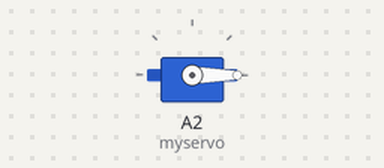
This sketch was run on a simulated Arduino Uno, built with avr-gcc and run on an emulated ATmega328P. Shown: servo.

Above: at 0.05 s.
At 0.95 s:
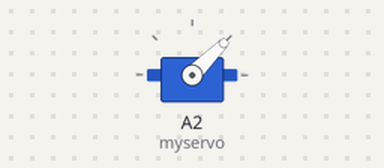
At 1.85 s:
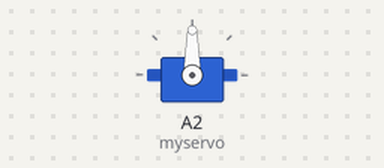
At 3.7 s:
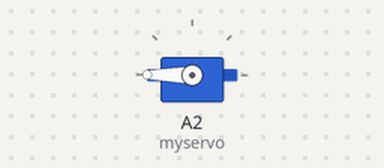
Timing chart, 0 to 8.5 s (numbered marks = the images above):
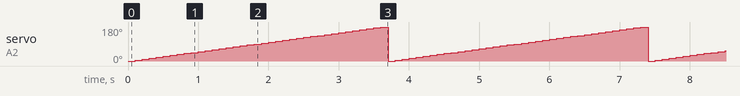

The sketch:

ServoMotor.ino
```cpp
/*
 Controlling a servo position
Connect :
- brown cable to GND
- Red Cable to V_bus (5V from USB)
- Orange to A2

*/

#include <Servo.h>

Servo myservo;  // create servo object to control a servo

void setup() {
  myservo.attach(A2);  // attaches the servo on pin A2 to the servo object
}

void loop() {

  for (int i=0; i<=180; i=i+5){
  myservo.write(i);                  // sets the servo position according to the scaled value
  delay(100);                           // waits for the servo to get there
  }
}
```

Measured:
- by itself, servo on A2 (myservo): ramps from 0° to 180° and jumps back, once every 3.7 s
